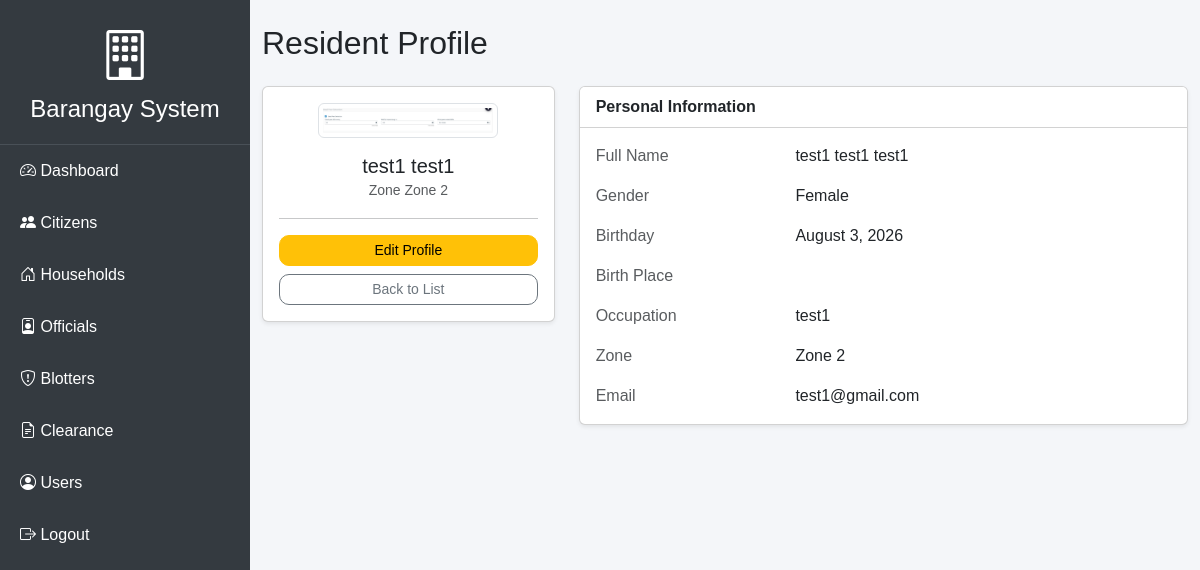
Screenshot of /public/citizens/show?id=5 with the database file from the repository.
### tables this page shows
CREATE TABLE `citizens` (
  `id` int(11) NOT NULL,
  `first_name` varchar(100) NOT NULL,
  `middle_name` varchar(100) DEFAULT NULL,
  `last_name` varchar(100) NOT NULL,
  `gender` enum('Male','Female') DEFAULT NULL,
  `birthday` date DEFAULT NULL,
  `birth_place` varchar(150) DEFAULT NULL,
  `civil_status` varchar(50) DEFAULT NULL,
  `religion` varchar(100) DEFAULT NULL,
  `occupation` varchar(100) DEFAULT NULL,
  `email` varchar(150) DEFAULT NULL,
  `contact_number` varchar(30) DEFAULT NULL,
  `zone` varchar(30) DEFAULT NULL,
  `photo` varchar(255) DEFAULT NULL,
  `senior` enum('Yes','No') DEFAULT 'No',
  `voter_status` enum('Yes','No') DEFAULT 'Yes'
);

### App/Controllers/CitizenController.php (called while the page is built, shortened)
<?php
class CitizenController extends Controller{
    public function show(){
        $id = $_GET['id'];
        $citizen = new Citizen();
        $row = $citizen->find($id);
        require_once __DIR__ . '/../Views/citizens/show.php';
    }
}

### public/index.php (called while the page is built, shortened)
<?php
$router = new Router();
$router->dispatch();

### App/Core/Database.php (called while the page is built, shortened)
<?php
class Database {
    private string $host = "localhost";
    private string $dbname = "barangay-system";
    private string $username = "root";
    private string $password = "";
    public function __construct(){
        try {
            $this->conn = new PDO(
                "mysql:host={$this->host};dbname={$this->dbname};charset=utf8mb4",
                $this->username,
                $this->password
            );
        } catch (PDOException $e){
            die("Database Connection Failed:" .$e->getMessage());
        }
    }
}

### App/Models/Citizen.php (called while the page is built, shortened)
<?php
class Citizen extends Database {
    public function find($id){
        $sql = "SELECT * FROM citizens WHERE id = :id";
        $stmt = $this->conn->prepare($sql);
        $stmt->execute(['id' => $id]);
        return $stmt->fetch(PDO::FETCH_ASSOC);
    }
}

### App/Views/citizens/show.php (the view, shortened to what this page needs)
<?php require_once __DIR__.'/../layouts/header.php'; ?>
<?php require_once __DIR__.'/../layouts/sidebar.php'; ?>
<div class="container-fluid py-4">
    <h2 class="mb-4">Resident Profile</h2>
    <div class="row g-4">
        <div class="col-md-4">
            <div class="card shadow-sm text-center">
                <div class="card-body">
                    <?php if (!empty($row['photo'])): ?>
                        <img
                            src="/barangay-system/public/uploads/<?= htmlspecialchars($row['photo']) ?>"
                            class="img-thumbnail"
                            width="180" height="180"
                            style="object-fit: cover;"
                            alt="Resident photo">
                    <?php endif; ?>
                    <h5 class="mt-3 mb-0">
                        <?= htmlspecialchars($row['first_name'] . ' ' . $row['last_name']) ?>
                    </h5>
                    <small class="text-muted">Zone <?= htmlspecialchars($row['zone']) ?></small>
                    <hr>
                    <a href="/barangay-system/public/citizens/edit?id=<?= $row['id'] ?>"
                       class="btn btn-warning btn-sm w-100 mb-2">
                        Edit Profile
                    </a>
                    <a href="/barangay-system/public/citizens"
                       class="btn btn-outline-secondary btn-sm w-100">
                        Back to List
                    </a>
                </div>
            </div>
        </div>
        <div class="col-md-8">
            <div class="card shadow-sm">
                <div class="card-header bg-white">
                    <strong>Personal Information</strong>
                </div>
                <div class="card-body">
                    <div class="row mb-3">
                        <div class="col-sm-4 text-muted">Full Name</div>
                        <div class="col-sm-8">
                            <?= htmlspecialchars(trim("{$row['first_name']} {$row['middle_name']} {$row['last_name']}")) ?>
                        </div>
                    </div>
                    <div class="row mb-3">
                        <div class="col-sm-4 text-muted">Gender</div>
                        <div class="col-sm-8"><?= htmlspecialchars($row['gender']) ?></div>
                    </div>
                    <div class="row mb-3">
                        <div class="col-sm-4 text-muted">Birthday</div>
                        <div class="col-sm-8">
                            <?= htmlspecialchars(date('F j, Y', strtotime($row['birthday']))) ?>
                        </div>
                    </div>
                    <div class="row mb-3">
                        <div class="col-sm-4 text-muted">Birth Place</div>
                        <div class="col-sm-8"><?= htmlspecialchars($row['birth_place']) ?></div>
                    </div>
                    <div class="row mb-3">
                        <div class="col-sm-4 text-muted">Occupation</div>
                        <div class="col-sm-8"><?= htmlspecialchars($row['occupation']) ?></div>
                    </div>
                    <div class="row mb-3">
                        <div class="col-sm-4 text-muted">Zone</div>
                        <div class="col-sm-8"><?= htmlspecialchars($row['zone']) ?></div>
                    </div>
                    <div class="row">
                        <div class="col-sm-4 text-muted">Email</div>
                        <div class="col-sm-8"><?= htmlspecialchars($row['email']) ?></div>
                    </div>
                </div>
            </div>
        </div>
    </div>
</div>
<?php require_once __DIR__.'/../layouts/footer.php'; ?>

### public/assets/css/style.css (style rules this page uses)
body { margin:0; background:#f4f6f9; font-family:Arial, Helvetica, sans-serif; }
.card-header { font-weight:bold; background:white; }
.btn { border-radius:10px; }

### rows the page displays
citizens: photo (picture), first_name+last_name "test1 test1", zone "Zone 2", first_name+middle_name+last_name "test1 test1 test1", gender "Female", birthday "August 3, 2026", occupation "test1", email "test1@gmail.com"
